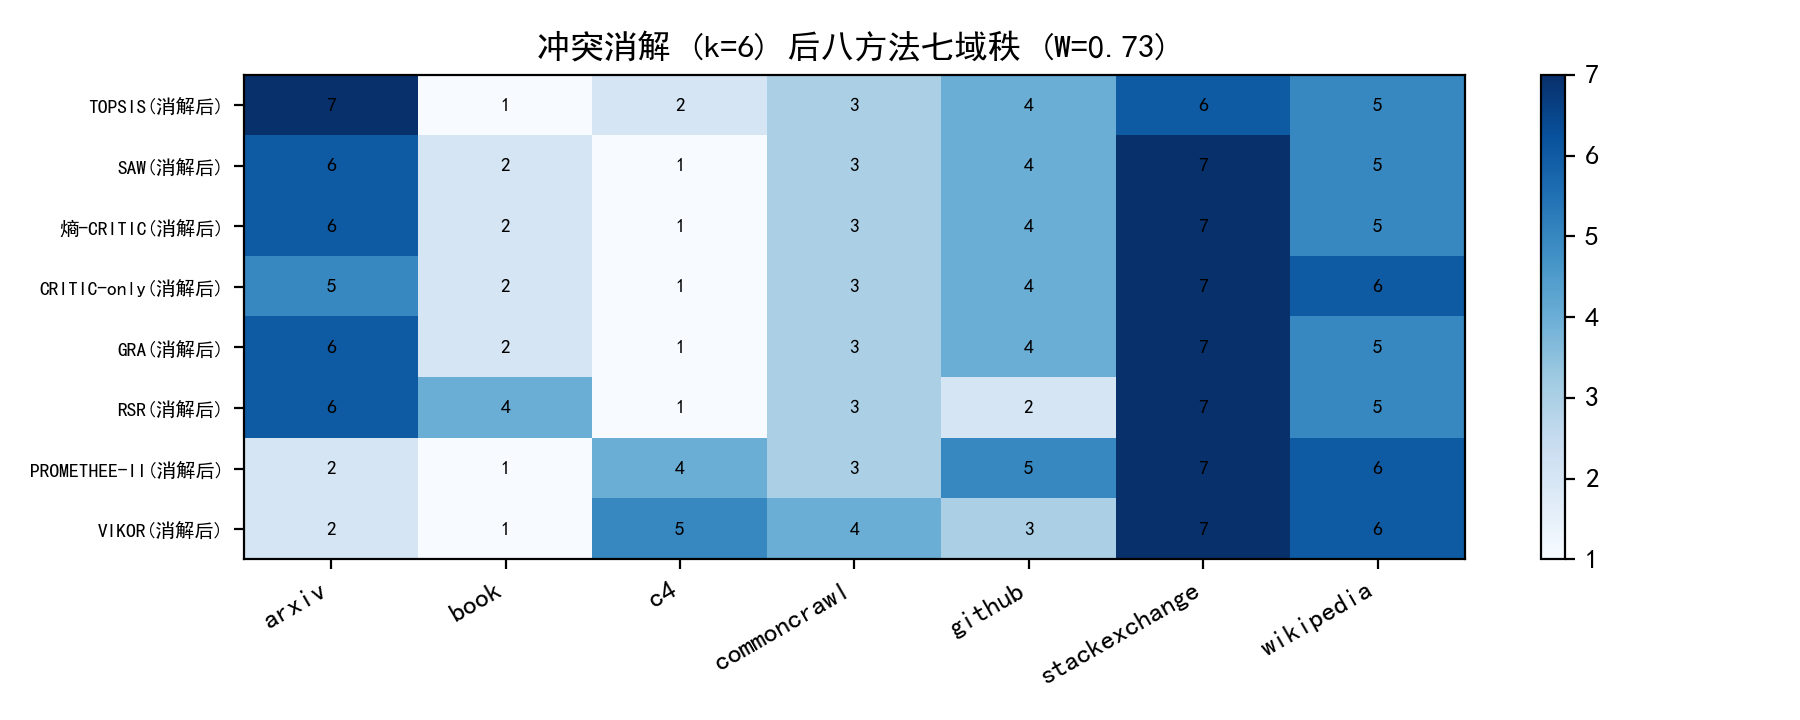

Write the Python code that produced this figure.
# -*- coding: utf-8 -*-
"""
v95 实验: 冲突消解 (k=6) 后八种评分方法的域序一致性
§5 核心声称: 加权/贴近度/折衷五方法域序高度一致 (两两 Spearman
min 0.93/mean 0.97, W=0.98 置换 p<0.001) -- 该结论基于消解前的
样本级分数。本实验回答: 若按主链路的对称截尾消解规则 (robust_resolve
k=6: 每样本按得分排序对称剔除 3 低+3 高指标后重归一化加权) 先消解,
再计算八方法, 域序一致性格局是否保持?
口径与 v81 完全一致: 81,230 样本 (A1 60k + arxiv 15k + github 15k),
熵-CRITIC 组合赋权; 样本级 6 方法 (TOPSIS/SAW/熵-CRITIC/CRITIC-only/
GRA/RSR) 在每样本 keep 子集上重算, 域级 2 方法 (PROMETHEE-II/VIKOR)
在 7x22 域均矩阵的对称裁剪版上重算 (备选方案=7 域, 与 v81 口径互补)。
输出: experiments/v95_p1_resolved_order.json/.csv/.png
"""
import os, sys, json
import numpy as np
import pandas as pd
sys.path.insert(0, os.path.join(os.path.dirname(__file__), "..", "code"))
from p1_quality import (load_jsonl_xz, build_frame, winsorize_minmax,
                        entropy_weight, critic_weight, topsis, ALL_IND,
                        DIRECTION)
from common import A, BASE
from scipy.stats import spearmanr, kendalltau
import matplotlib
matplotlib.use("Agg")
import matplotlib.pyplot as plt
import matplotlib.font_manager as fm

EX = os.path.join(os.path.dirname(__file__))
for _f in ("SimHei.ttf", "simsun.ttf"):
    _p = os.path.join(BASE, _f)
    if os.path.exists(_p):
        fm.fontManager.addfont(_p)
plt.rcParams["font.sans-serif"] = ["SimHei"]
plt.rcParams["axes.unicode_minus"] = False
plt.rcParams["axes.prop_cycle"] = "cycler(color=['#177cb0', '#1685a9', '#3eede7', '#70f3ff', '#44cef6', '#88ada6'])"

K = 6
K2 = K // 2


def keep_masks(X):
    """每样本 keep 掩码 (value-sort 对称剔除, 与 robust_resolve 相同)"""
    n, m = X.shape
    order = np.argsort(X, axis=1)          # 升序位置
    keep = np.ones_like(X, dtype=bool)
    rows = np.arange(n)[:, None]
    keep[rows, order[:, :K2]] = False
    keep[rows, order[:, m - K2:]] = False
    return keep


def resolved_scores(X, w, keep):
    """加权和类 (SAW/熵-CRITIC/CRITIC-only 共享): robust_resolve 语义"""
    n, m = X.shape
    Qr = np.empty(n)
    for i in range(n):
        kk = keep[i]
        ww = w[kk]
        Qr[i] = np.nansum(X[i, kk] * ww) / ww.sum()
    return Qr


def topsis_resolved(X, w, keep):
    """TOPSIS on keep 子集: 理想点=各列(keep 全局)最大值, 距离按 keep 加权"""
    n, m = X.shape
    ideal = X.max(axis=0)
    Q = np.empty(n)
    for i in range(n):
        kk = keep[i]
        d2 = ((X[i, kk] - ideal[kk]) ** 2 * w[kk] ** 2).sum()
        Q[i] = -np.sqrt(d2)                # 越小越远 -> 取负 (越高越好)
    return Q


def gra_resolved(X, keep):
    d = np.abs(X - X.max(axis=0)[None, :])
    dmin, dmax = d.min(), d.max()
    rho = (dmin + 0.5 * dmax) / (d + 0.5 * dmax)
    n = X.shape[0]
    out = np.empty(n)
    for i in range(n):
        out[i] = np.nanmean(rho[i, keep[i]])
    return out


def rsr_resolved(X, keep):
    n, m = X.shape
    R = np.zeros_like(X)
    for j in range(m):
        R[:, j] = X[:, j].argsort().argsort() + 1
    out = np.empty(n)
    for i in range(n):
        out[i] = R[i, keep[i]].sum() / keep[i].sum()
    return out


def promethee_ii(X, w):
    d = X[:, None, :] - X[None, :, :]
    wd = (d * w[None, None, :]).sum(axis=2)
    p = np.clip(wd, 0, None)
    n = X.shape[0]
    return p.sum(axis=1) / (n - 1) - p.sum(axis=0) / (n - 1)


def vikor(X, w, v=0.5):
    fstar = X.max(axis=0); fminus = X.min(axis=0)
    span = np.where(fstar - fminus > 1e-12, fstar - fminus, 1e-12)
    dnorm = (fstar[None, :] - X) / span
    S = (dnorm * w).sum(axis=1)
    R = (dnorm * w).max(axis=1)
    Sn = (S - S.min()) / max(S.max() - S.min(), 1e-12)
    Rn = (R - R.min()) / max(R.max() - R.min(), 1e-12)
    return v * Sn + (1 - v) * Rn


def main():
    a1 = load_jsonl_xz(os.path.join(A, "slimpajama_quality_signal_sample.jsonl.xz"), limit=60000)
    a2 = load_jsonl_xz(os.path.join(A, "slimpajama_quality_extended", "arxiv_part-6777d8857c6e-000486.jsonl.xz"), limit=15000)
    a3 = load_jsonl_xz(os.path.join(A, "slimpajama_quality_extended", "github_part-6777d8857c6e-000275.jsonl.xz"), limit=15000)
    df = pd.concat([build_frame(a1), build_frame(a2, domain_hint="arxiv"),
                    build_frame(a3, domain_hint="github")], ignore_index=True)
    dom = df["_source_domain"].fillna("none").to_numpy()
    doms = [d for d in np.unique(dom) if np.sum(dom == d) >= 50]
    Xraw = df[ALL_IND].to_numpy(dtype=float)
    for j, k in enumerate(ALL_IND):
        if not DIRECTION[k]:
            Xraw[:, j] = -Xraw[:, j]
    X = winsorize_minmax(Xraw.copy())
    X = np.where(np.isnan(X), np.nanmean(X, axis=0), X)
    we, _e = entropy_weight(X)
    wc = critic_weight(X)[0]
    w = 0.5 * np.asarray(we, float) + 0.5 * np.asarray(wc, float)
    keep = keep_masks(X)

    # --- 样本级 6 方法 (消解后) ---
    scores = {
        "TOPSIS(消解后)": topsis_resolved(X, w, keep),
        "SAW(消解后)": resolved_scores(X, w, keep),
        "熵-CRITIC(消解后)": resolved_scores(X, w, keep),
        "CRITIC-only(消解后)": resolved_scores(X, wc, keep),
        "GRA(消解后)": gra_resolved(X, keep),
        "RSR(消解后)": rsr_resolved(X, keep),
    }
    # --- 域级 2 方法 (域均矩阵对称裁剪后) ---
    Xd = np.vstack([np.nanmean(X[dom == d], axis=0) for d in doms])
    kd = keep_masks(Xd)
    Xd_masked = Xd.copy()
    Xd_masked[~kd] = np.nan
    phi = promethee_ii(np.where(kd, Xd, 0.0), w)      # 裁剪列置 0 (不影响权重的列对比)
    Qv = vikor(np.where(kd, Xd, 0.0), w)
    scores["PROMETHEE-II(消解后)"] = pd.Series(phi, index=doms)
    scores["VIKOR(消解后)"] = pd.Series(-Qv, index=doms)

    table = {}
    for name, s in scores.items():
        if isinstance(s, pd.Series):
            means = s
        else:
            means = pd.Series(s, index=dom).groupby(level=0).mean()
        table[name] = [float(means[d]) for d in doms]
    df2 = pd.DataFrame(table, index=doms)
    df2.to_csv(os.path.join(EX, "v95_p1_resolved_order.csv"), encoding="utf-8-sig")

    ranks = df2.rank(axis=0, ascending=False)
    n_methods, n_domains = len(table), len(doms)
    W = 12.0 * ((ranks.sum(axis=1) - (n_methods * (n_domains + 1) / 2)) ** 2).sum() / \
        (n_methods ** 2 * n_domains * (n_domains ** 2 - 1))
    cors = np.array([[spearmanr(ranks[a], ranks[b])[0] for b in ranks.columns]
                     for a in ranks.columns])
    cors_i = cors[np.tril_indices(n_methods, -1)]
    out = {"W_resolved": float(W), "n_methods": n_methods, "n_domains": n_domains,
           "pairwise_spearman_min": float(cors_i.min()), "pairwise_spearman_mean": float(cors_i.mean()),
           "orders": {d: {m: int(ranks.loc[d, m]) for m in ranks.columns} for d in doms}}
    with open(os.path.join(EX, "v95_p1_resolved_order.json"), "w", encoding="utf-8") as f:
        json.dump(out, f, ensure_ascii=False, indent=1)
    print(f"消解后八方法: Kendall W={W:.3f}, 两两 Spearman min={cors_i.min():.3f} mean={cors_i.mean():.3f}")
    print(df2.rank(axis=0, ascending=False).to_string())

    # --- 图: 秩矩阵 ---
    fig, ax = plt.subplots(figsize=(9, 3.6))
    grid = ranks.T.astype(float)
    im = ax.imshow(grid, cmap="Blues", aspect="auto")
    ax.set_xticks(range(n_domains)); ax.set_xticklabels(domains := list(doms), rotation=30, ha="right")
    ax.set_yticks(range(n_methods)); ax.set_yticklabels(list(ranks.columns), fontsize=7)
    for i in range(n_methods):
        for j in range(n_domains):
            ax.text(j, i, int(grid.iloc[i, j]), ha="center", va="center", fontsize=7)
    ax.set_title(f"冲突消解 (k=6) 后八方法七域秩 (W={W:.2f})")
    fig.colorbar(im, ax=ax)
    fig.tight_layout()
    fig.savefig(os.path.join(EX, "v95_p1_resolved_order.png"), dpi=200)
    plt.close(fig)
    print("\nDONE v95")


if __name__ == "__main__":
    main()
